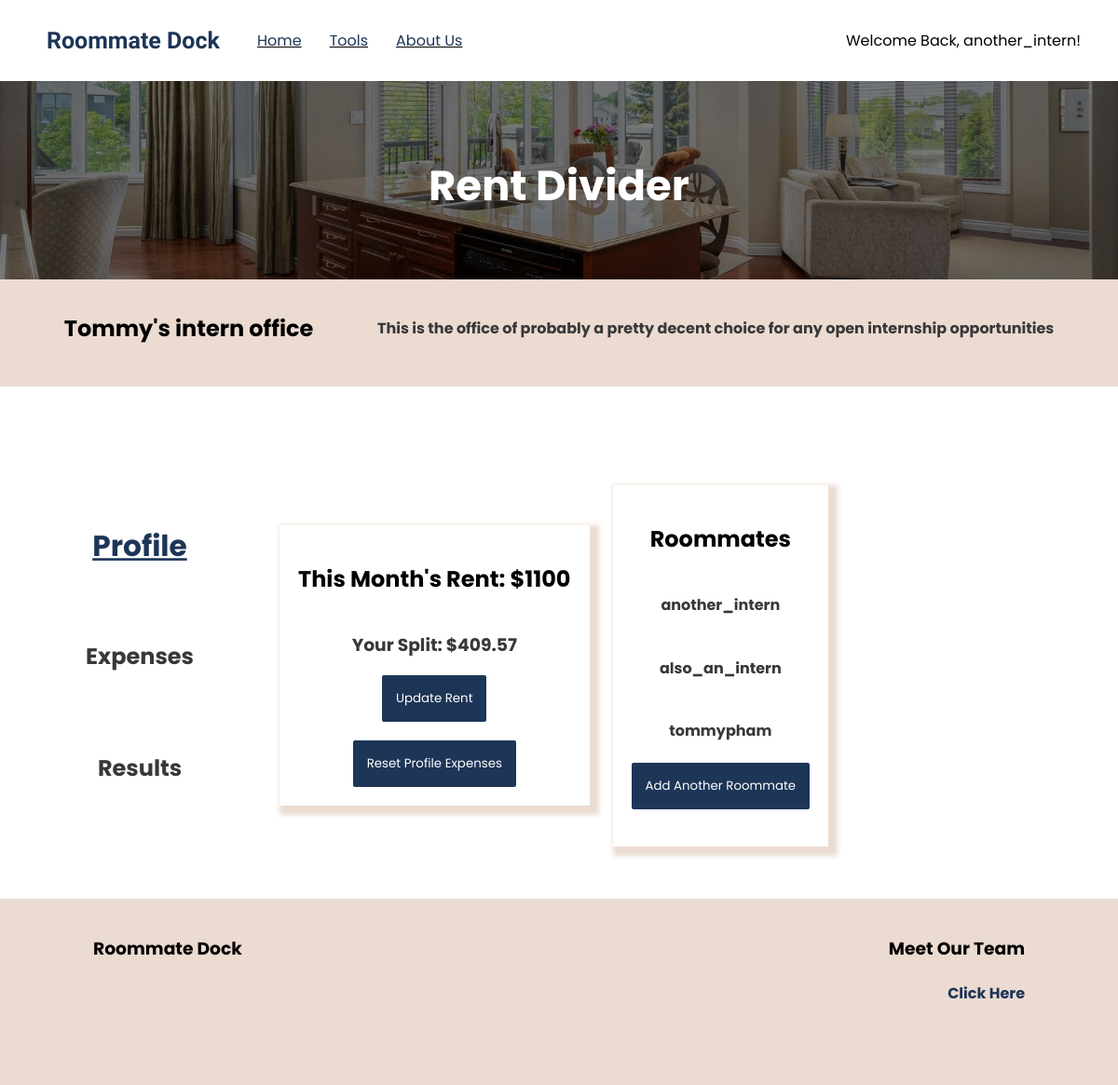
Page /rentsplit/user-profile/Tommy's intern office (signed in) on the committed database.
### rentsplit/models.py (models this page shows, shortened)
class ProfileAuth(models.Model):
    name = models.CharField(max_length=64, unique=True)
    rent = models.IntegerField(default=0)
    users = models.ManyToManyField(User, related_name='profile')
    description = models.CharField(max_length=120, null=True)

### rentsplit/views.py (the view)
# urls.py: path('user-profile/<str:profile_name>', views.user_profile, name='user-profile'),
def user_profile(request, profile_name):
    user = request.user
    profile = user.profile.get(name=profile_name)
    profile_users = profile.users.all()
    profile_expenses = profile.expense_fr_profile.all()
    calculated_rents, owed_user = results(profile)
    return render(request, 'rentsplit/user-profile.html', {
        'profile': profile,
        'profile_users': profile_users,
        'current_user': user,
        'profile_expenses': profile_expenses,
        'calculated_rents': calculated_rents,
        'owed_user': owed_user,
    })

### rentsplit/templates/rentsplit/user-profile.html (shortened to what this page needs)
{% extends 'dock/layout-landing.html' %}
{% load static %}
{% block body %}
<div class="content-wrapper app-banner background-image-app-main center">
    <h1 class='main-text white-text big-text padding-top'>Rent Divider</h1>
</div>
<div class="content-wrapper banner padding-top-small padding-bottom-small next-to-eachother">
    <h2 class='main-text'>{{ profile.name }}</h2>
    <h4 class='sub-text'>{{profile.description}}</h4>
</div>
<div class="content-wrapper app-page next-to-eachother mobile-fit-content mobile-fit-height mobile-no-center">
    <div class="tabs quarter-div">
        <div class="tab center" id='tab-userid'>
            <h2 class='main-text'>Profile</h2>
        </div>
        <div class="tab center" id='tab-expenseid'>
            <h2 class='main-text'>Expenses</h2>
        </div>
        <div class="tab center" id='tab-resultsid'>
            <h2 class='main-text'>Results</h2>
        </div>
    </div>
    <div class="content-wrapper app-content half-div next-to-eachother" id='app-userid'>
        <div class="center stack-divs big-card mobile-margin-top">
            <h2 class='main-text'>This Month's Rent: ${{profile.rent}}</h2>
            {% for key, value in calculated_rents.items %}
                {% if key == request.user.username %}
                    <h3 class='sub-text'>Your Split: ${{ value|floatformat:2 }}</h3>
                {% endif %}
            {% endfor %}
            <button class='main-button margin-bottom' id='rent-buttonid'>Update Rent</button>
            <button class='main-button' id='reset-profile-button'>Reset Profile Expenses</button>
        </div>
        <div class='stack-divs center big-card margin-left-med'>
            <h2 class='main-text'>Roommates</h2>
            {% for user in profile_users %}
            <h4 class='sub-text'>{{ user.username }}</h4>
            {% endfor %}
            <button class='main-button margin-bottom' id='add-user-in-profile'>Add Another Roommate</button>
        </div>
    </div>
</div>
{% endblock %}

### dock/templates/dock/layout-landing.html (shortened to what this page needs)
<!DOCTYPE html>
<html lang="en">
<head>
    {% load static %}
    {% load compress %}
    <link rel="stylesheet" href="{% static 'css/styles.css' %}">
</head>
<body>
    <div class="nav-container">
        <div class="nav-contents">
            <div class="left-in-div">
                <a href="{% url 'index' %}"><h3 class='nav-brand padding-left-med'>Roommate Dock</h3></a>
            </div>
            <div class="nav-options-container">
                <ul class='nav-options'>
                    <li class='nav-option'><a href="{% url 'index' %}">Home</a></li>
                    <div class='tools-menu'>
                        <li class='nav-option hover-dropdown' id='hover-tools-dropdownid'><a href="{% url 'options' %}">Tools</a></li>
                        </div>
                        <li class='nav-option'><a href="http://tommy-pham.netlify.app/">About Us</a></li>
                    </ul>
            </div>
            {% if user.is_authenticated %}
            <div class="right-in-div nav-profile">
                <a href"#" class='hover-dropdown' id='hover-profile-dropdownid'>Welcome Back, {{ request.user }}!</a>
            </div>
                {% endif %}
            </div>
        </div>
    {% block body %}
    {% endblock body %}
    <footer class='footer banner'>
        <div class="padding-footer row">
            <div class="half-div">
                <h3 class='main-text text-align-start'>Roommate Dock</h3>
            </div>
            <div class="half-div">
                <h3 class='main-text text-align-end'>Meet Our Team</h3>
                <h4 class='sub-text text-align-end link'><a href="http://tommy-pham.netlify.app/" target='blank'>Click Here</a></h4>
            </div>
        </div>
    </footer>
</body>
</html>

### static/css/styles.css (style rules this page uses)
body { padding: 0; margin: 0; }
html { padding: 0; margin: 0; }
a:link { color: #1d3557; text-decoration: none; }
.link { transition: 0.3s; cursor: pointer; color: #1d3557; }
.main-text { font-family: Poppins; margin-left: 0; margin-right: 0; }
.big-text { font-size: 45px !important; }
.sub-text { font-family: Poppins; color: rgb(56, 56, 56); }
.white-text { color: white; }
.margin-bottom { margin-bottom: 20px; }
.margin-left-med { margin-left: 25px; }
.main-button { background-color: #1d3557; color: white !important; padding: 15px; font-family: Poppins; width: fit-content; border-radius: 2px; transition: 0.3s; border: none; cursor: pointer; }
.big-card { padding: 20px; box-shadow: 5px 5px 5px 5px rgb(235, 219, 209); width: fit-content; }
.nav-container { height: 57px; display: flex; justify-content: center; width: 100%; position: fixed; top: 0; background-color: white; font-family: Poppins; padding-top: 15px; padding-bottom: 15px; z-index: 1; transition: 0.4s; }
.nav-brand { font-family: "Secular One"; font-size: 25px; margin-top: 0; margin-bottom: 0; color: #1d3557; transition: 0.5s; }
.nav-contents { display: flex; flex-direction: row; align-items: center; width: 100%; }
.nav-options { display: flex; flex-direction: row; list-style: none; }
.nav-option { margin-right: 30px; text-decoration: underline; transition: 0.4s; }
.right-in-div { display: flex; margin-left: auto; margin-right: 40px; }
.nav-profile { display: flex; flex-direction: column; position: relative; }
#hover-profile-dropdownid { transition: 0.4s; z-index: 1; }
.next-to-eachother { display: flex; flex-direction: row; align-items: center; justify-content: space-evenly; }
.tools-menu { position: relative; }
.padding-top { padding-top: 100px; }
.padding-top-small { padding-top: 25px; }
.padding-bottom-small { padding-bottom: 25px; }
.padding-top-small { padding-top: 15px; }
.banner { background-color: rgb(235, 219, 209); }
.row { display: flex; flex-direction: row; }
.padding-footer { padding-top: 20px; padding-left: 100px; padding-right: 100px; }
.text-align-start { text-align: start; }
.text-align-end { text-align: end; }
.footer { height: 200px; }
.stack-divs { display: flex; flex-direction: column; }
.padding-left-med { padding-left: 50px; }
.half-div { width: 50%; }
.quarter-div { width: 25%; }
.big-text { margin: 0; }
.tab { height: 100px; width: 200px; background-color: white; margin-bottom: 20px; cursor: pointer; font-family: Poppins; transition: 0.4s; color: rgb(56, 56, 56); }
.tab.active { height: 100px; width: 200px; background-color: white; margin-bottom: 20px; cursor: pointer; font-family: Poppins; color: #1d3557; transform: scale(1.3); text-decoration: underline; }
.tabs { display: flex; flex-direction: column; justify-content: center; align-items: center; }
.background-image-app-main { background-image: url("../media/app-main-image.jpeg"); height: 300px; background-position: 20% 55%; background-size: 100%; }
.center { display: flex; justify-content: center; align-items: center; }
.app-page { display: flex; flex-direction: row; justify-content: start; }
.app-content { display: flex; height: 500px; justify-content: start; align-items: center; }

### rows in the picture
ProfileAuth: name "Tommy's intern office", description "This is the office of probably a pretty decent choice for any open internship opportunities", rent "1100"

### other values in the picture
{{ request.user }} "another_intern"
{{ value|floatformat:2 }} "409.57"
{{ user.username }} "another_intern"
{{ user.username }} "also_an_intern"
{{ user.username }} "tommypham"
